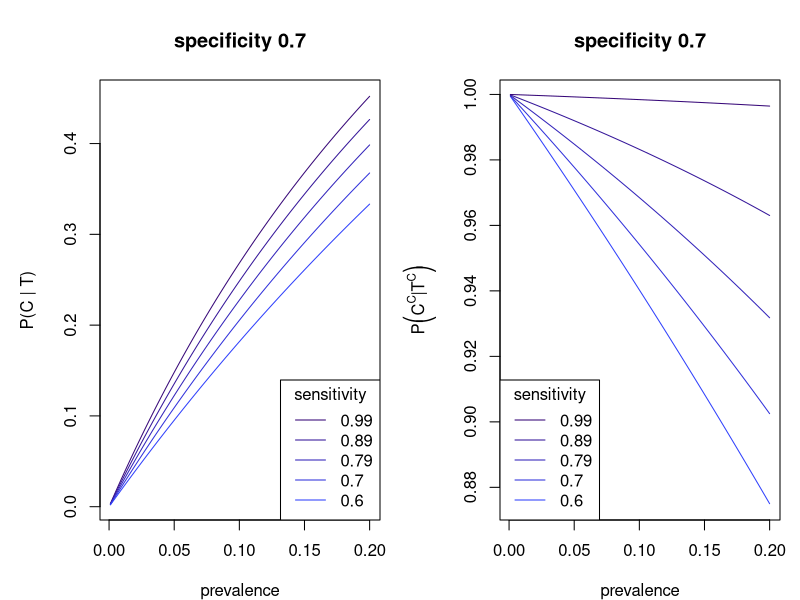

The R script that drew this image:
## sensitivity/specificity example ---------------------------------------------

fn <- function(sens, spec, prev){
  prob1 <- sens*prev/(sens*prev + (1 - spec)*(1 - prev))
  prob2 <- spec*(1 - prev)/(spec*(1 - prev) + (1 - sens)*prev)
  out <- c(present.positive = prob1,
           absent.negative = prob2)
  return(out)
}

# example (a) from class
fn(sens = 0.95, spec = 0.99, prev = 0.005)

# example (b) from class
fn(sens = 0.99, spec = 0.89, prev = 0.005)

# p(present|positive) as function of prevalence and sensitivity in case (a)
spec_val <- 0.7
prev_grid <- seq(from = 0.001, to = 0.2, length = 100)
sens_grid <- seq(from = 0.6, to = 0.99, length = 5)
col_grid <- colorRampPalette(c('#3041fc', '#370878'))(5)
probs <- c(expression('P(C | T)'), 
           expression(paste('P', bgroup('(', paste(C^C, '|', T^C, sep = ''), ')'), sep = '')))
par(mfrow = c(1, 2), mar = c(4, 5, 4, 1))
for(j in 1:length(sens_grid)){
  y <- sapply(prev_grid, function(.x){
    fn(sens = sens_grid[length(sens_grid) - j + 1], 
       spec = spec_val, 
       prev = .x)[1]
  })
  if(j == 1){
    plot(prev_grid, y, type = 'l', 
         xlab = 'prevalence', 
         ylab = probs[1],
         col = col_grid[length(sens_grid) - j + 1],
         main = paste('specificity', spec_val))
  }else{
    points(prev_grid, y, type = 'l', 
           col = col_grid[length(sens_grid) - j + 1])
  }
}
legend(x = 'bottomright',
       legend = sens_grid |>
         rev() |>
         round(2) |>
         as.character(), 
       title = 'sensitivity',
       col = col_grid |> rev(),
       lwd = 1)
for(j in 1:length(sens_grid)){
  y <- sapply(prev_grid, function(.x){
    fn(sens = sens_grid[j], 
       spec = spec_val, 
       prev = .x)[2]
  })
  if(j == 1){
    plot(prev_grid, y, type = 'l', 
         xlab = 'prevalence', 
         ylab = probs[2],
         col = col_grid[j],
         main = paste('specificity', spec_val))
  }else{
    points(prev_grid, y, type = 'l', 
           col = col_grid[j])
  }
}
legend(x = 'bottomleft',
       legend = sens_grid |>
         rev() |>
         round(2) |>
         as.character(), 
       title = 'sensitivity',
       col = col_grid |> rev(),
       lwd = 1)